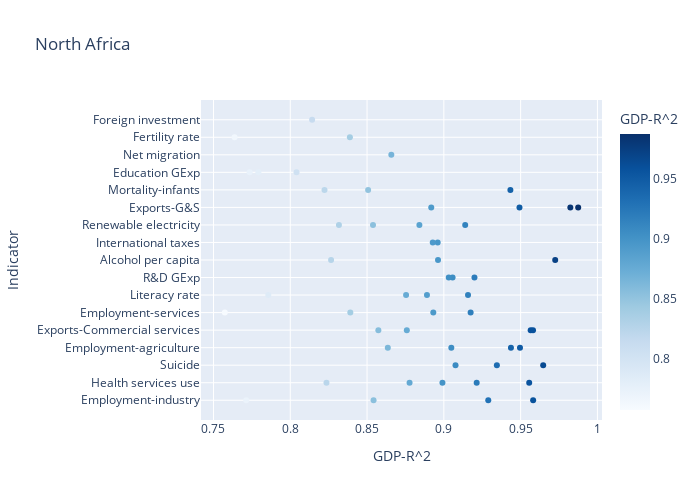

This figure's notebook cell:
### Markdown cell above
To wrap up, we can create the second widget that is exactly the same as the previous multiple selection widget. The purpose of this widget is to enable us to choose which Continent that we want to visualize. Below is the code implementation of this widget.

### Code cell
unique_tric = demo2['Continent'].unique()
tric = widgets.SelectMultiple(
    options = unique_tric.tolist(),
    value = ['North Africa'],
    description='Continent',
    disabled=False,
    layout = Layout(width='50%', height='80px')
)

def graf1(tric):
    dat=demo2.loc[demo2.loc[:, 'Continent'].isin(np.array(tric))]
    a=px.scatter(dat, x="GDP-R^2", y='Indicator',
                     color="GDP-R^2", hover_name="Country",hover_data = [dat.Type, dat.Behaviour],
                     color_continuous_scale='Blues', width=700, height=500, title= dat.Continent.unique().tolist()[0])
    a.show()
widgets.interactive(graf1, tric=tric)

### Figure 1 — Plotly figure (JSON) as saved in the notebook; plotly's stock layout.template omitted (floating-point values rounded to 4 significant figures)
{"data": [{"customdata": [[null, "Positive"], [null, "Positive"], ["Cuadratic", "Negative"], [null, "Negative"], [null, "Positive"], [null, "Positive"], [null, "Positive"], [null, "Positive"], [null, "Positive"], ["Cuadratic", "Positive"], [null, "Positive"], ["Cuadratic", "Positive"], ["Logarithmic", "Positive"], [null, "Positive"], [null, "Positive"], ["Cuadratic", "Positive"], ["Logarithmic", "Negative"], [null, "Positive"], ["Logarithmic", "Negative"], ["Logarithmic", "Negative"], ["Cubic", "Positive"], ["Cuadratic", "Positive"], ["Cuadratic", "Negative"], [null, "Positive"], ["Cuadratic", "Positive"], ["Cuadratic", "Positive"], ["Logarithmic", "Negative"], [null, "Positive"], ["Logarithmic", "Positive"], [null, "Positive"], ["Logarithmic", "Positive"], ["Cuadratic", "Negative"], [null, "Positive"], ["Logarithmic", "Negative"], ["Logarithmic", "Positive"], [null, "Positive"], [null, "Negative"], ["Cubic", "Negative"], ["Logarithmic", "Positive"], [null, "Positive"], [null, "Positive"], ["Cubic", "Negative"], [null, "Positive"], [null, "Positive"], ["Cuadratic", "Negative"], ["Cubic", "Negative"], ["Logarithmic", "Positive"], [null, "Positive"], [null, "Positive"], [null, "Positive"], [null, "Positive"], [null, "Negative"], [null, "Negative"], ["Logarithmic", "Negative"]], "hovertemplate": "<b>%{hovertext}</b><br><br>GDP-R^2=%{marker.color}<br>Indicator=%{y}<br>Type=%{customdata[0]}<br>Behaviour=%{customdata[1]}<extra></extra>", "hovertext": ["DZA", "DZA", "DZA", "DZA", "DZA", "DZA", "DZA", "EGY", "EGY", "EGY", "EGY", "EGY", "EGY", "EGY", "LBY", "ISR", "ISR", "ISR", "ISR", "ISR", "ISR", "ISR", "ISR", "ISR", "ISR", "ISR", "TUR", "TUR", "TUR", "TUR", "TUR", "TUR", "TUR", "TUR", "TUR", "TUR", "TUR", "TUR", "TUR", "TUR", "MAR", "MAR", "MAR", "MAR", "MAR", "MAR", "MAR", "MAR", "MAR", "MAR", "MAR", "MAR", "MAR", "MAR"], "legendgroup": "", "marker": {"color": [0.9289, 0.9214, 0.9076, 0.9049, 0.8759, 0.8391, 0.7857, 0.9057, 0.8991, 0.8962, 0.896, 0.8841, 0.8754, 0.7713, 0.8918, 0.9875, 0.9581, 0.9565, 0.9496, 0.9433, 0.9174, 0.8928, 0.8777, 0.8539, 0.8266, 0.7792, 0.9647, 0.9492, 0.9032, 0.889, 0.8658, 0.8635, 0.8573, 0.8388, 0.8317, 0.8236, 0.8223, 0.8142, 0.7735, 0.7574, 0.9824, 0.9725, 0.9581, 0.9556, 0.9437, 0.9345, 0.9199, 0.9157, 0.9139, 0.8931, 0.8542, 0.8507, 0.8041, 0.7637], "coloraxis": "coloraxis", "symbol": "circle"}, "mode": "markers", "name": "", "orientation": "h", "showlegend": false, "type": "scatter", "x": [0.9289, 0.9214, 0.9076, 0.9049, 0.8759, 0.8391, 0.7857, 0.9057, 0.8991, 0.8962, 0.896, 0.8841, 0.8754, 0.7713, 0.8918, 0.9875, 0.9581, 0.9565, 0.9496, 0.9433, 0.9174, 0.8928, 0.8777, 0.8539, 0.8266, 0.7792, 0.9647, 0.9492, 0.9032, 0.889, 0.8658, 0.8635, 0.8573, 0.8388, 0.8317, 0.8236, 0.8223, 0.8142, 0.7735, 0.7574, 0.9824, 0.9725, 0.9581, 0.9556, 0.9437, 0.9345, 0.9199, 0.9157, 0.9139, 0.8931, 0.8542, 0.8507, 0.8041, 0.7637], "xaxis": "x", "y": ["Employment-industry", "Health services use", "Suicide", "Employment-agriculture", "Exports-Commercial services", "Employment-services", "Literacy rate", "R&D GExp", "Health services use", "Alcohol per capita", "International taxes", "Renewable electricity", "Literacy rate", "Employment-industry", "Exports-G&S", "Exports-G&S", "Employment-industry", "Exports-Commercial services", "Employment-agriculture", "Mortality-infants", "Employment-services", "International taxes", "Health services use", "Renewable electricity", "Alcohol per capita", "Education GExp", "Suicide", "Exports-G&S", "R&D GExp", "Literacy rate", "Net migration", "Employment-agriculture", "Exports-Commercial services", "Fertility rate", "Renewable electricity", "Health services use", "Mortality-infants", "Foreign investment", "Education GExp", "Employment-services", "Exports-G&S", "Alcohol per capita", "Exports-Commercial services", "Health services use", "Employment-agriculture", "Suicide", "R&D GExp", "Literacy rate", "Renewable electricity", "Employment-services", "Employment-industry", "Mortality-infants", "Education GExp", "Fertility rate"], "yaxis": "y"}], "layout": {"coloraxis": {"colorbar": {"title": {"text": "GDP-R^2"}}, "colorscale": [[0, "rgb(247,251,255)"], [0.125, "rgb(222,235,247)"], [0.25, "rgb(198,219,239)"], [0.375, "rgb(158,202,225)"], [0.5, "rgb(107,174,214)"], [0.625, "rgb(66,146,198)"], [0.75, "rgb(33,113,181)"], [0.875, "rgb(8,81,156)"], [1, "rgb(8,48,107)"]]}, "height": 500, "legend": {"tracegroupgap": 0}, "title": {"text": "North Africa"}, "width": 700, "xaxis": {"anchor": "y", "domain": [0, 1], "title": {"text": "GDP-R^2"}}, "yaxis": {"anchor": "x", "domain": [0, 1], "title": {"text": "Indicator"}}}}
